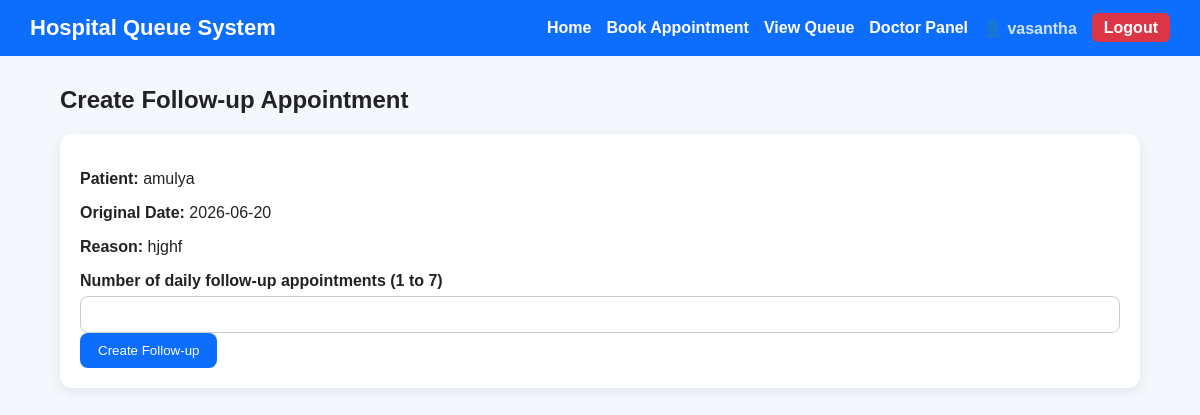
Page /followup/2 (signed in) on the committed database.
### tables this page shows
CREATE TABLE appointments (
            id INTEGER PRIMARY KEY AUTOINCREMENT,
            patient_name TEXT NOT NULL,
            age INTEGER NOT NULL,
            gender TEXT NOT NULL,
            phone TEXT NOT NULL,
            appointment_date TEXT NOT NULL,
            appointment_time TEXT NOT NULL,
            reason TEXT NOT NULL,
            is_emergency INTEGER DEFAULT 0,
            status TEXT DEFAULT 'Waiting',
            payment_status TEXT DEFAULT 'Pending',
            created_at TEXT NOT NULL,
            followup_group TEXT DEFAULT NULL,
            user_id INTEGER,
            doctor_id INTEGER,
            FOREIGN KEY (user_id) REFERENCES users(id),
            FOREIGN KEY (doctor_id) REFERENCES doctors(id)
        );

### app.py (the view, shortened to what this page needs)
@app.route("/followup/<int:appointment_id>", methods=["GET", "POST"])
@login_required
def followup(appointment_id):
    conn        = get_db_connection()
    appointment = conn.execute("SELECT * FROM appointments WHERE id = ?", (appointment_id,)).fetchone()
    if not appointment:
        conn.close()
        flash("Appointment not found.")
        return redirect(url_for("doctor"))
    conn.close()
    return render_template("followup.html", appointment=appointment)

### app.py (called while the page is built)
def get_db_connection():
    conn = sqlite3.connect(DATABASE)
    conn.row_factory = sqlite3.Row
    return conn

def login_required(f):
    from functools import wraps
    @wraps(f)
    def decorated(*args, **kwargs):
        if "user_id" not in session:
            flash("Please login to access this page.")
            return redirect(url_for("login"))
        return f(*args, **kwargs)
    return decorated

### templates/followup.html
{% extends 'base.html' %}
{% block content %}
<h2>Create Follow-up Appointment</h2>
<div class="form-card">
    <p><strong>Patient:</strong> {{ appointment['patient_name'] }}</p>
    <p><strong>Original Date:</strong> {{ appointment['appointment_date'] }}</p>
    <p><strong>Reason:</strong> {{ appointment['reason'] }}</p>
    <form method="POST">
        <label>Number of daily follow-up appointments (1 to 7)</label>
        <input type="number" name="followup_days" min="1" max="7" required>
        <button type="submit" class="btn">Create Follow-up</button>
    </form>
</div>
{% endblock %}

### static/css/style.css (style rules this page uses)
body { margin: 0; font-family: Arial, sans-serif; background: #f4f7fb; color: #222; }
.btn, .btn-small { background: #0d6efd; color: white; padding: 10px 18px; text-decoration: none; border: none; border-radius: 8px; cursor: pointer; display: inline-block; }
.card, .form-card { background: white; padding: 20px; border-radius: 12px; box-shadow: 0 4px 14px rgba(0,0,0,0.08); }
form label { display: block; margin-top: 12px; margin-bottom: 6px; font-weight: bold; }
form input, form select, form textarea { width: 100%; padding: 10px; border: 1px solid #ccc; border-radius: 8px; box-sizing: border-box; }

### rows in the picture
appointments: patient_name "amulya", appointment_date "2026-06-20", reason "hjghf"

### other values in the picture
{{ session.get('username') }} "vasantha"
